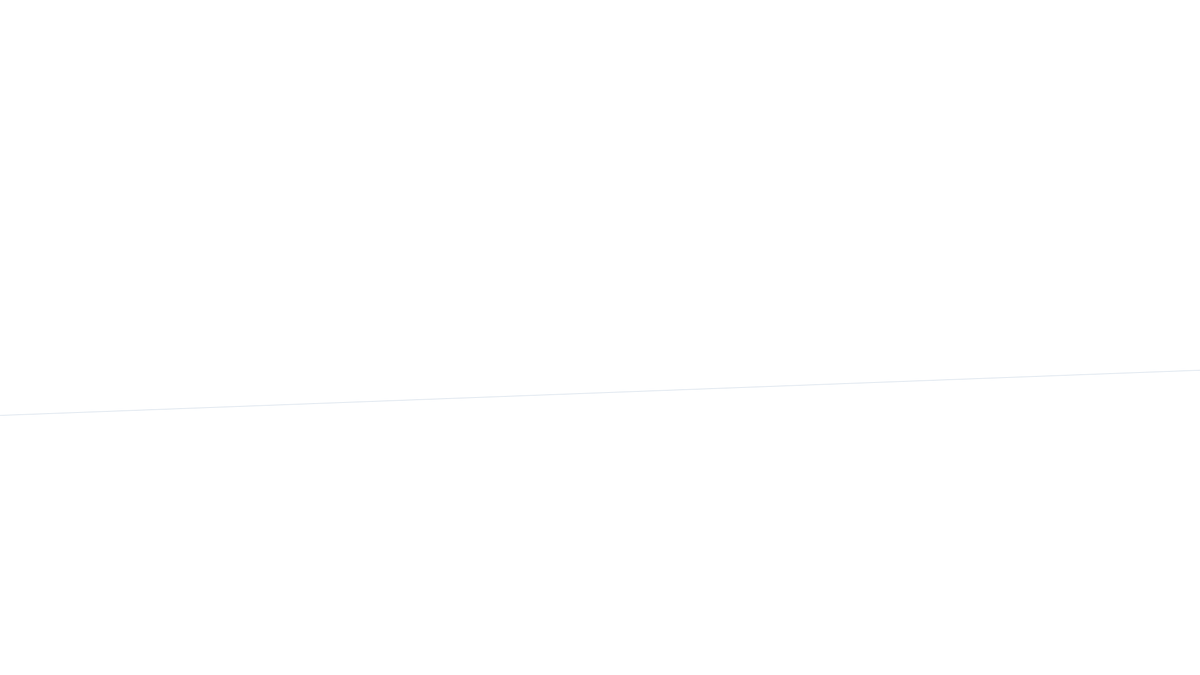
Frame 1 (no input)
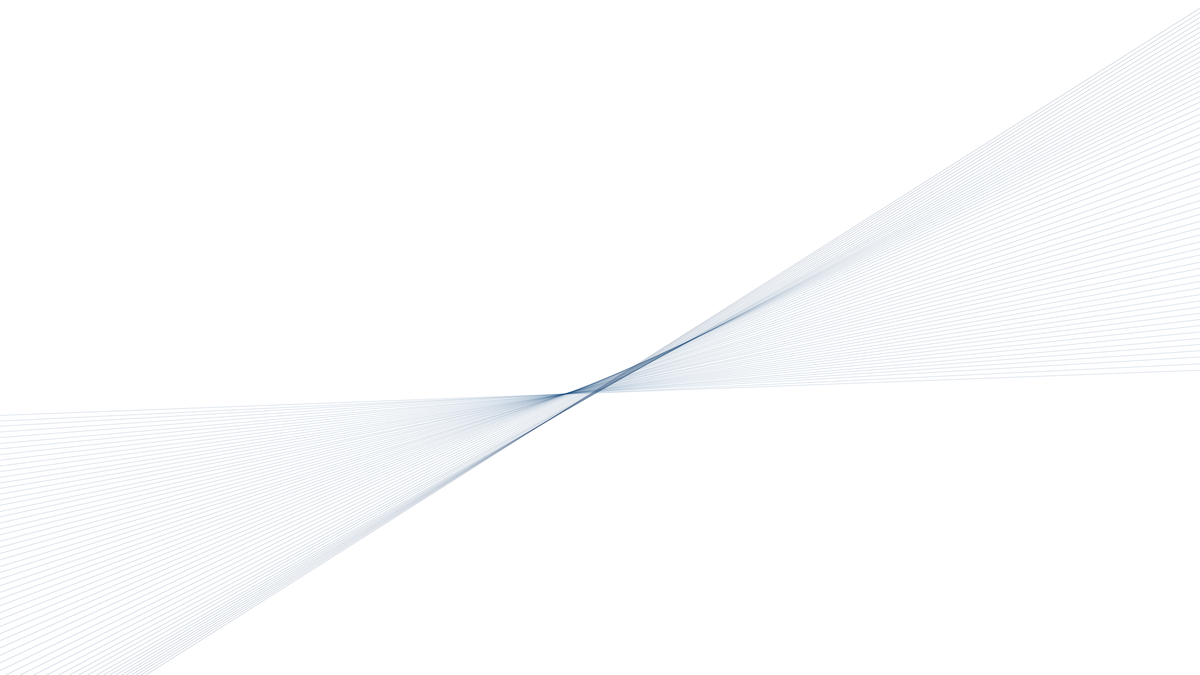
Frame 60 (the mouse pressed at the canvas centre just before this capture)
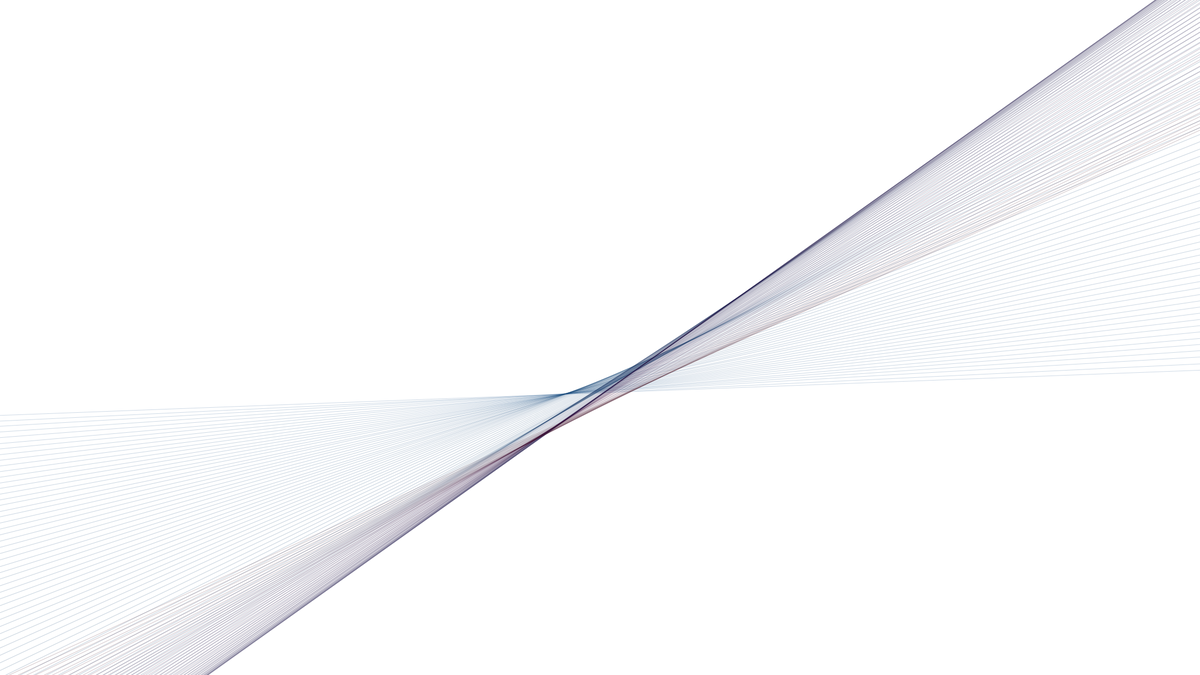
Frame 120 (the mouse held since frame 60 and released just before this capture)

The Processing sketch that drew these frames (run headless with seeded random() and noise(); from frame 60 on, the mouse is pressed at the canvas centre):

// Processing sketch: clock_wave_01
// ── clock_wave_01.pde
float _angnoise, _radiusnoise;
float _xnoise, _ynoise;
float _angle = -PI/2;
float _radius;
float _rStrokeCol = 50;
float _gStrokeCol = 100;
float _bStrokeCol = 150;

int _rStrokeChange = -1;
int _gStrokeChange = -1;
int _bStrokeChange = -1;

void setup()
{
  size(2160, 1215);
  smooth();
  frameRate(30);
  background(255);
  noFill();
  
  _angnoise = random(10);
  _radiusnoise = random(10);
  _xnoise = random(10);
  _ynoise = random(10);
}

void draw()
{
  _radiusnoise += 0.005;
  _radius = (noise(_radiusnoise) * 1024) + 1;
  
  _angnoise += 0.005;
  _angle += (noise(_angnoise) * 6) - 3;
  
  if (_angle > 360) {
    _angle -= 360;
  }
  
  if (_angle < 0)
  {
    _angle += 360;
  }
  
  _xnoise += 0.01;
  _ynoise += 0.01;
  
  float centerx = width/2 + (noise(_xnoise) * 200);
  float centery = height/2 + (noise(_ynoise) * 200);
  
  float rad = radians(_angle);
  float x1 = centerx + (_radius * cos(rad)*10);
  float y1 = centery + (_radius * sin(rad)*10);
  
  float opprad = rad + PI;
  float x2 = centerx + (_radius * cos(opprad)*10);
  float y2 = centery + (_radius * sin(opprad)*10);
  
  _rStrokeCol += _rStrokeChange;
  if (_rStrokeCol > 254) {
    _rStrokeChange = -1;
  }
  
  if (_rStrokeCol < 0)
  {
    _rStrokeChange = 1;
  }
  
  _gStrokeCol += _gStrokeChange;
  if (_gStrokeCol > 254) {
    _gStrokeChange = -1;
  }
  
  if (_gStrokeCol < 0)
  {
    _gStrokeChange = 1;
  }
  
  _bStrokeCol += _bStrokeChange;
  if (_bStrokeCol > 254) {
    _bStrokeChange = -1;
  }
  
  if (_bStrokeCol < 0)
  {
    _bStrokeChange = 1;
  }
  
  stroke(_rStrokeCol, _gStrokeCol, _bStrokeCol, 60);
  line(x1, y1, x2, y2);
}
